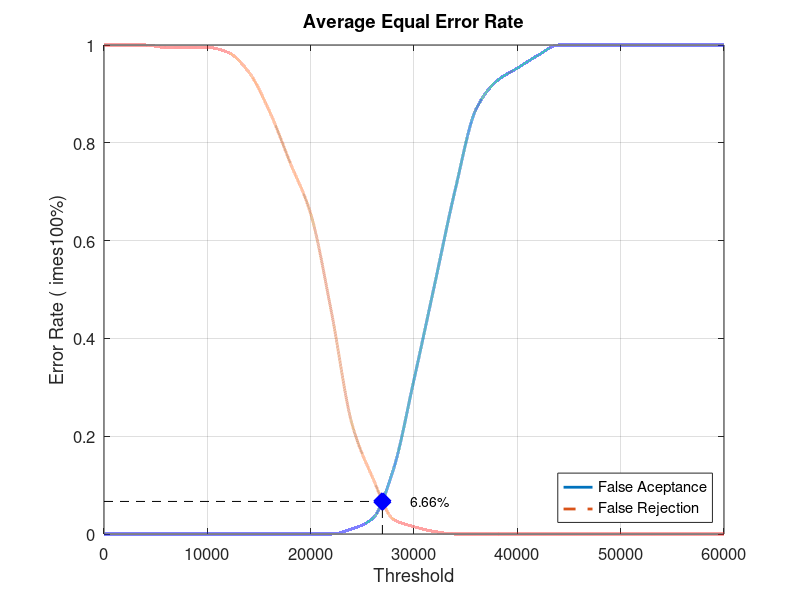
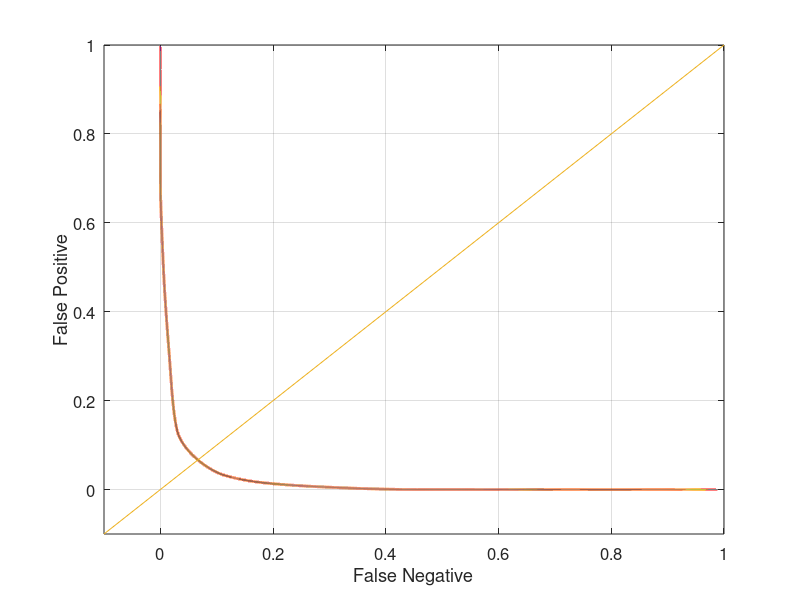

Source code (MATLAB) for these figures, in order:
close all;
clear;
clc;
x = 0:2000:60000;
xq = 0:0.5:60000;

y0 = [0 0 0 0 0 0 0 0 0 0 0 0 0.0105263 0.0315789 0.131579 0.315789 0.510526 0.705263 0.868421 0.926316 0.952632 0.978947 1 1 1 1 1 1 1 1 1]
yy0 = interp1(x, y0, xq, 'pchip');
y1 = [1 1 1 0.995 0.995 0.995 0.985 0.945 0.865 0.76 0.655 0.455 0.225 0.115 0.03 0.015 0.005 0 0 0 0 0 0 0 0 0 0 0 0 0 0]
yy1 = interp1(x, y1, xq, 'pchip');

% Calculating EER: 
y2 = abs(y0 - y1);
find(y2 == min(y2))
yy2 = abs(yy0 - yy1);
xEER = find(yy2 == min(yy2));
xEERIndex = xq(xEER) % X-axis EER
yEER = yy0(xEER) % Y-axis EER

main = figure
plot(xq, yy0,'-','LineWidth', 2);	hold on
plot(xq, yy1,'--','LineWidth', 2);	hold on
plot([xEERIndex xEERIndex], [0 yEER], 'k--');	hold on
plot([0 xEERIndex], [yEER yEER], 'k--');	hold on
plot(xEERIndex, yEER, 'bx', 'LineWidth', 10);	hold on
text(xEERIndex + 10 * xEERIndex / 100, yEER, [num2str(round((10000 * yEER)) / 100) '%'])
legend('False Aceptance', 'False Rejection', 'Location', 'SouthEast')
xlabel('Threshold')
ylabel('Error Rate (	imes100%)')
title('Average Equal Error Rate')
set(gca, 'FontSize', 12)
axis([0 60000 0 1])
grid on

print(main, 'Database3_2Main', '-dpng');
FNRxFPR = figure('Color', [1 1 1]);
plot(yy1, yy0, '-', yy1, yy0, 'LineWidth', 2);
hold on
y = -0.1:0.1:1
plot(y, y); 
set(gca, 'FontSize', 12)
xlabel('False Negative')
ylabel('False Positive')
axis([-0.1 1 -0.1 1])
set(gca, 'FontSize', 12)
grid on

print(FNRxFPR, 'Database3_2FNRxFPR','-dpng');
